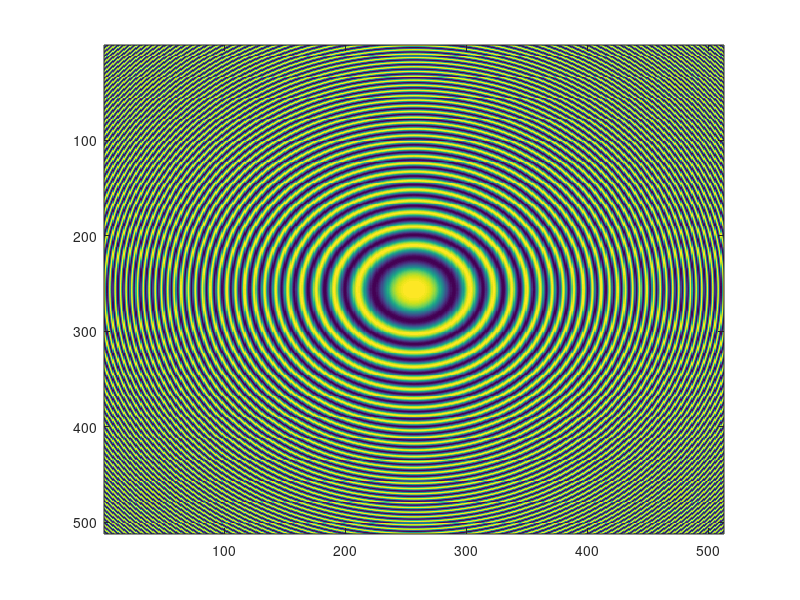

Here is the MATLAB script that generated this plot:
%{
function I = finchH_objective(x_s,y_s,z_s,theta)
% FINCH Microscopy
% Optics Express 19(6) 5047 (2011)

if nargin<=1
    x_s = 0;
    y_s = 0;
    z_s = 3.000;
end
if nargin == 3 || nargin == 0
    theta = 0.0; % radians
end
%}
x_s = 0;
y_s = 0;
z_s = 3.000;
theta = 0.0;
wave = 0.0005; %wavelength 
f_d = 300;     %focal length of difractive spherical lens (2*fd = zh is optimal)
f_o = 3.000;   %focal length of objective
d1 = 200;        %distance between objective and SLM
z_h = 600;     %distance between SLM and CCD aperture

z_r = 0;       %reconstruction distance
trans_mag = 0; %transverse magnification

%{
if (z_s > f_o)
    f_e = (z_s*f_o)/(f_o-z_s);
elseif (z_s < f_0)
    f_e = (z_s*f_o)/abs(f_o+z_s);
end
%}
%z_s =2.995;

if (abs(z_s) == 3.000)
    %Simplification f_o = z_s
    z_r = (z_h - f_d);
    disp(z_r);
    trans_mag = z_h/f_o;
else
    %Equation 9
    f_e = (z_s*f_o)/(f_o-z_s);
    f_1 = (f_d*(f_e+d1))/(f_d-(f_e+d1));
    z_r = -(((f_1+z_h)*(f_e+d1+z_h))/(f_1-f_e-d1));
    disp(z_r);
    trans_mag = (z_h*f_e)/(z_s*(f_e+d1));
end
disp(trans_mag);
N = 2*256;
x = linspace(-3,3,N);
[xx, yy] = meshgrid(x);

amp = exp((1j*pi/wave/z_r)*((xx - trans_mag*x_s).^2 + (yy - trans_mag*y_s).^2)+1j*theta);

I = (2 + amp + conj(amp));   %Eqn(8) simplified
figure();
imagesc(I);


%if nargout == 0
%    figure();
%    imagesc(I);
    

%end
%end